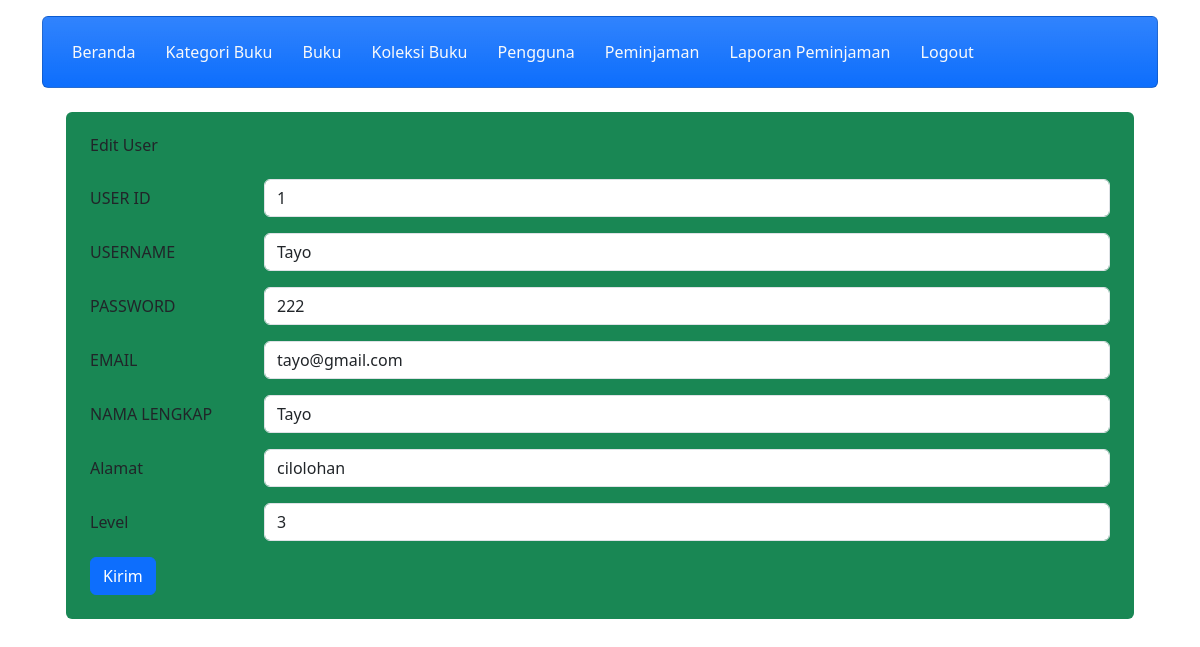
The app's page /admin/edit_pengguna.php?user_id=1 (signed in) with its own data.
### tables this page shows
CREATE TABLE `user` (
  `user_id` int(11) NOT NULL,
  `username` varchar(255) NOT NULL,
  `password` varchar(255) NOT NULL,
  `email` varchar(255) NOT NULL,
  `nama_lengkap` varchar(255) NOT NULL,
  `alamat` text NOT NULL,
  `level` int(11) NOT NULL
);

### admin/edit_pengguna.php (the view, shortened to what this page needs)
<?php
include 'header.php';
include 'navbar.php';
require_once "../config/config.php";
if (isset($_GET['user_id'])) {
    $user_id = ($_GET["user_id"]);
    $query = "SELECT * FROM user WHERE user_id='$user_id'";
    $result = mysqli_query($conn, $query);
    $d = mysqli_fetch_assoc($result);
} else {
    echo "<script>alert('Masukkan data id.');window.location='index.php';</script>";
}
?>
<!DOCTYPE html>
<html lang="en">
<head>
    <link href="https://cdn.jsdelivr.net/npm/bootstrap-icons@1.4.1/font/bootstrap-icons.css" rel="stylesheet">
    <link href="https://cdn.jsdelivr.net/npm/bootstrap@5.3.2/dist/css/bootstrap.min.css" rel="stylesheet">
</head>
<body>
    <div class="container pt-4 px-4">
        <div class="row g-4">
            <div class="col">
                <div class="bg-success rounded h-100 p-4">
                    <h6 class="mb-4">Edit User</h6>
                    <form method="POST" action="proses_update_pengguna.php">
                        <div class="row mb-3">
                            <label for="inputText3" class="col-sm-2 col-form-label">USER ID</label>
                            <div class="col-sm-10">
                                <input name="user_id" type="text" class="form-control" value="<?php echo $d['user_id']; ?>" readonly>
                            </div>
                        </div>
                        <div class="row mb-3">
                            <label for="inputText3" class="col-sm-2 col-form-label">USERNAME</label>
                            <div class="col-sm-10">
                                <input name="username" type="text" class="form-control" required="" value="<?php echo $d['username']; ?>">
                            </div>
                        </div>
                        <div class="row mb-3">
                            <label for="inputText3" class="col-sm-2 col-form-label">PASSWORD</label>
                            <div class="col-sm-10">
                                <input name="password" type="text" class="form-control" required="" value="<?php echo $d['password']; ?>">
                            </div>
                        </div>
                        <div class="row mb-3">
                            <label for="inputText3" class="col-sm-2 col-form-label">EMAIL</label>
                            <div class="col-sm-10">
                                <input name="email" type="email" class="form-control" required="" value="<?php echo $d['email']; ?>">
                            </div>
                        </div>
                        <div class="row mb-3">
                            <label for="inputText3" class="col-sm-2 col-form-label">NAMA LENGKAP</label>
                            <div class="col-sm-10">
                                <input name="nama_lengkap" type="text" class="form-control" required="" value="<?php echo $d['nama_lengkap']; ?>">
                            </div>
                        </div>
                        <div class="row mb-3">
                            <label for="inputText3" class="col-sm-2 col-form-label">Alamat</label>
                            <div class="col-sm-10">
                                <input name="alamat" type="text" class="form-control" required="" value="<?php echo $d['alamat']; ?>">
                            </div>
                        </div>
                        <div class="row mb-3">
                            <label for="inputText3" class="col-sm-2 col-form-label">Level</label>
                            <div class="col-sm-10">
                                <input name="level" type="text" class="form-control" required="" value="<?php echo $d['level']; ?>">
                            </div>
                        </div>
                        <button name="submit" type="submit" class="btn btn-primary">Kirim</button>
                    </form>
                </div>
            </div>
        </div>
    </div>
</body>
</html>

### records on screen
user: user_id "1", username "Tayo", password "222", email "tayo@gmail.com", nama_lengkap "Tayo", alamat "cilolohan", level "3"
